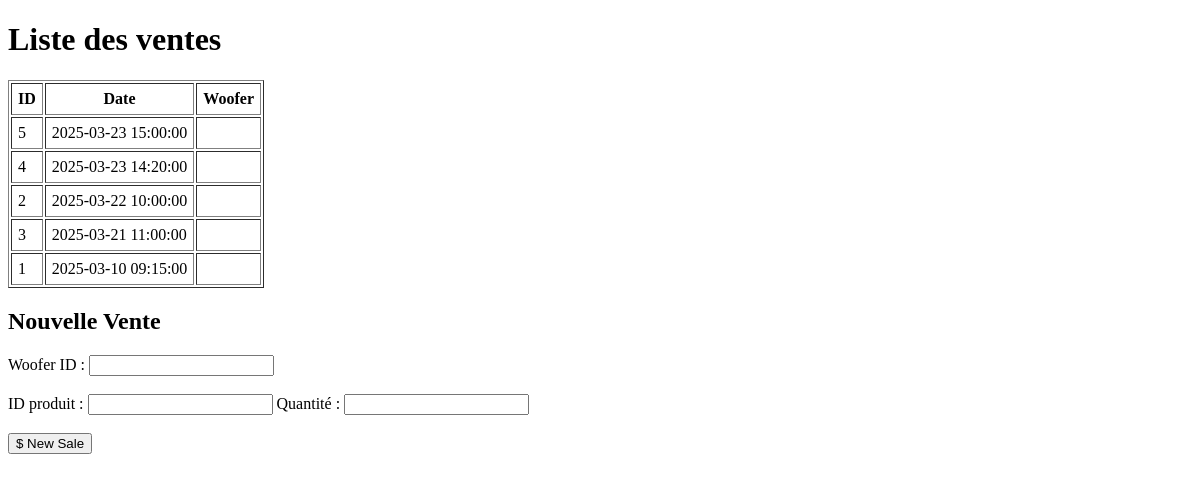
/pages/sales.php (signed in), run on an earlier commit of the app's database.
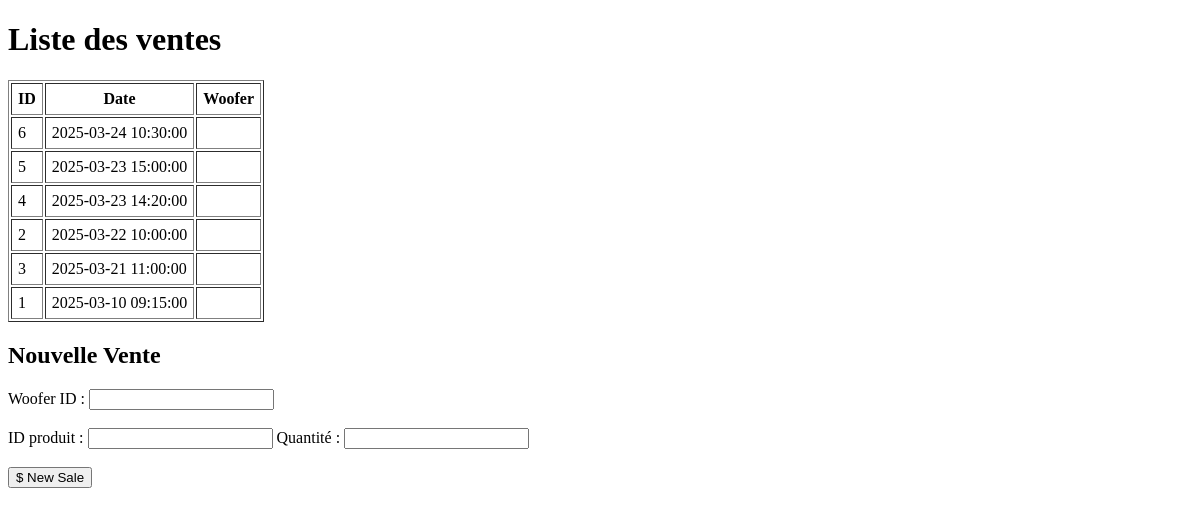
And on a later commit of the database.
### tables this page shows
CREATE TABLE sales (
    id INT AUTO_INCREMENT PRIMARY KEY,
    user_id INT NOT NULL,         
    product_id INT NOT NULL,      
    quantity INT NOT NULL,
    sale_date DATETIME DEFAULT CURRENT_TIMESTAMP,
    prix_unitaire DECIMAL(10,2) NOT NULL DEFAULT 0,
    FOREIGN KEY (user_id) REFERENCES users(id),
    FOREIGN KEY (product_id) REFERENCES products(id)
);

### src/pages/sales.php (the view, shortened to what this page needs)
<?php
require_once '../includes/db_connect.php';
if ($_SESSION['role'] === 'admin') {
  $stmt = $pdo->query("SELECT * FROM sales ORDER BY sale_date DESC");
} else {
  $woofer_id = $_SESSION['user_id'];
  $stmt = $pdo->prepare("SELECT * FROM sales WHERE woofer_id = ?");
  $stmt->execute([$woofer_id]);
}
$sales = $stmt->fetchAll(PDO::FETCH_ASSOC);
?>
<!DOCTYPE html>
<html>
<head><meta charset="UTF-8"><title>Ventes</title></head>
<body>
<h1>Liste des ventes</h1>
<table border="1" cellpadding="6">
  <tr>
    <th>ID</th>
    <th>Date</th>
    <th>Woofer</th>
  </tr>
  <?php foreach($sales as $sale): ?>
  <tr>
    <td><?= $sale['id'] ?></td>
    <td><?= $sale['sale_date'] ?></td>
    <td><?= $sale['woofer_id'] ?></td>
  </tr>
  <?php endforeach; ?>
</table>
<h2>Nouvelle Vente</h2>
<form method="POST" action="../actions/add_sale.php">
  <label>Woofer ID :</label>
  <input type="number" name="woofer_id" required><br><br>
  <label>ID produit :</label>
  <input type="number" name="product_id" required>
  <label>Quantité :</label>
  <input type="number" name="quantity" required><br><br>
  <button type="submit">$ New Sale</button>
</form>
</body>
</html>

What changed in the data, as far as the page shows it:
added sales: id "6", sale_date "2025-03-24 10:30:00"
